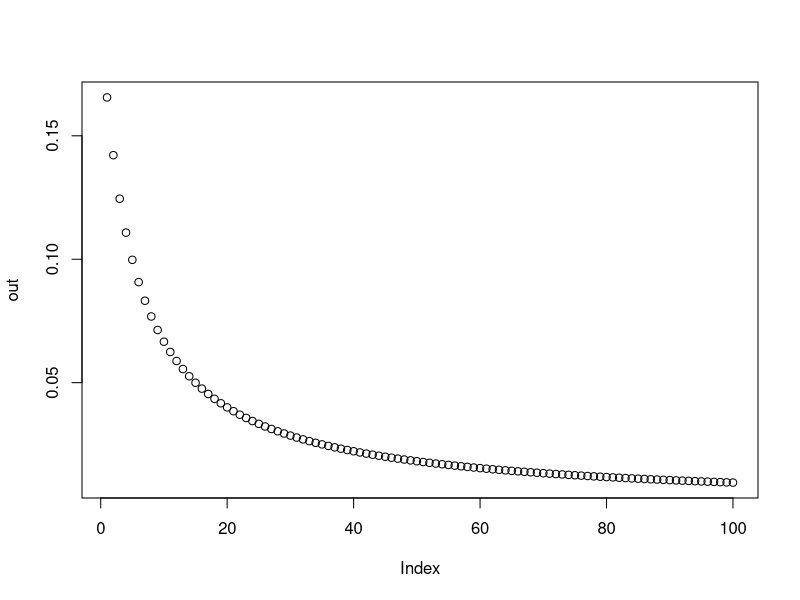
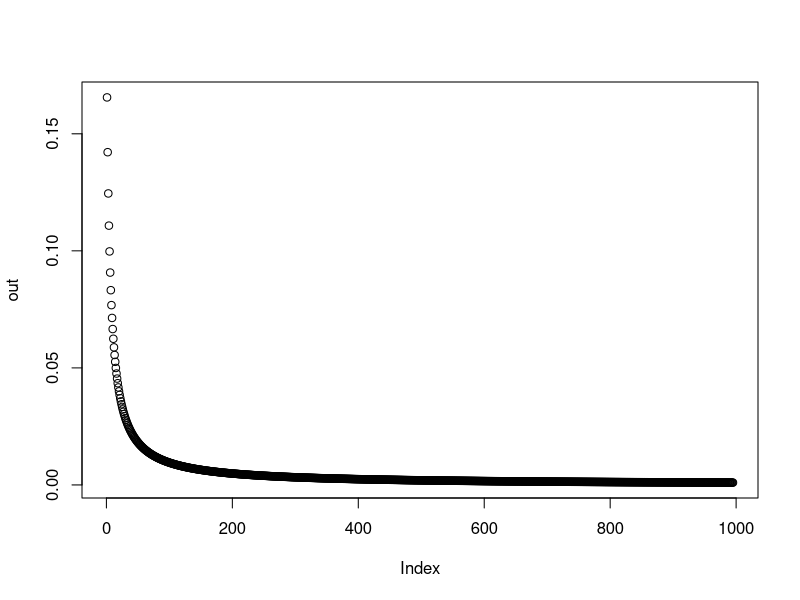
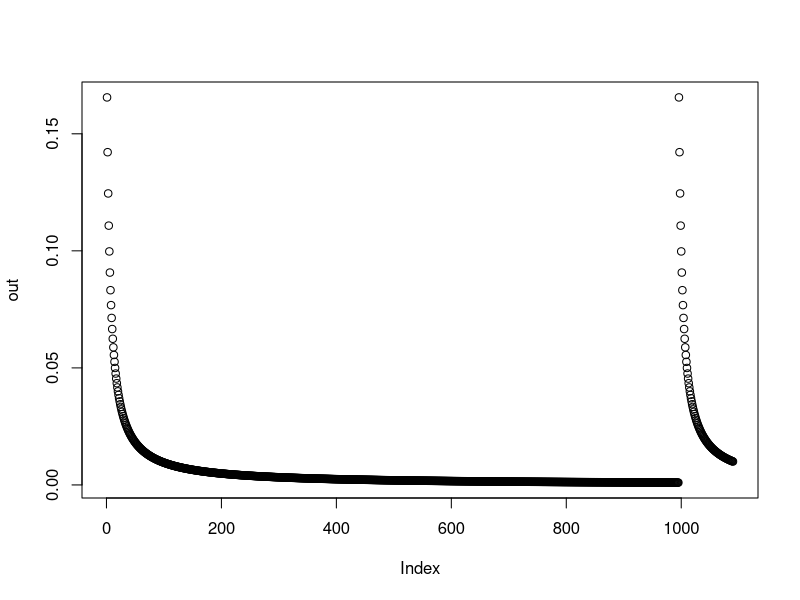

Write R code to recreate these figures, in order. (Note: this script raises an error after producing the figures.)
## Ejemplo: usar if + break para detener un loop
## Primero necesito la función para evaluar la serie de Leibniz
leib <- function(n) {
  x <- 0:n
  imp <- 2 * x + 1
  inv <- 1 / imp
  elementos <- inv * (- 1) ^ x
  sum(elementos)
}
 
### Para alcanzar una presición predeterminada
n <- 5          # el n inicial es 5
error <- 0.001  # esta es la presición que queremos
out   <- NULL   # en out vamos a ir pegando lo generado **
for(i in 1:100) {
  x   <- leib(n) * 4  # x es el valor de pi estimado
  dif <- abs(x - pi)  # dif es |x - pi|
  out <- c(out, dif)  # le agrego la diferencia a out
  if(dif < error) {   # Si cumple la condición que interesa...
    break             # ... lo interrumpimos con un break
  }
  n <- n + 1
}
plot(out)
 
## ** Usar NULL es una forma de generar un objeto vacío, al cual luego
## se le van a concatenar elementos. En este caso, en cada iteración se
## le concatena un valor nuevo (dif).
 
## Ejemplo: usar un while para lograr lo mismo, pero sin molestarnos
## en poner un número de iteraciones.
#### Para este caso el while es una opción más conveniente
#### ya que a diferencia del for no tiene un límite de iteraciones
#### predeterminada.
#### Para ejecutar lo mismo haciendo un while:
n <- 5
error <- 0.001
dif <- Inf  # dif tiene que estar definido antes de empezar el while
            # porque es necesario para evaluar la condición entre paréntesis
out <- NULL 
while(dif > error) {  # Cáda vez que empieza el loop, se evalúa 
  x <- leib(n) * 4    # la condición entre paréntesis.
  dif <- abs(x - pi)  # Si no es verdadera, se corta el loop.
  out <- c(out, dif)
  n <- n + 1          # si no pongo esto hace un loop infinito!
}
plot(out)
 
#### Este proceso se puede implementar en una función.
#### Para esto necesitamos algunos argumentos (n, error y show), aunque
#### show lo ponemos simplemente para que haga opcionalmente un gráfico...
estimaPi <- function(n=5, error=0.01, show=TRUE) {
  dif <- Inf
  while(dif > error) {
    x <- leib(n) * 4
    dif <- abs(x - pi)
    out <- c(out, dif)
    n <- n + 1  # si no pongo esto hace un loop infinito!
  }
  if(show) plot(out) ## 
  list(estimacion=x, nfinal=n - 1, error=error, dif=out)
}
## Acá me definió la función, aún no la corrí, para eso:
pi1 <- estimaPi()
str(pi1) # pi1 es una lista
pi1$     # usando la tecla "tab" se pueden ver los objetos contenidos en pi1
abs(pi1$estimacion - pi) ## ¿Qué tan distinto es?
